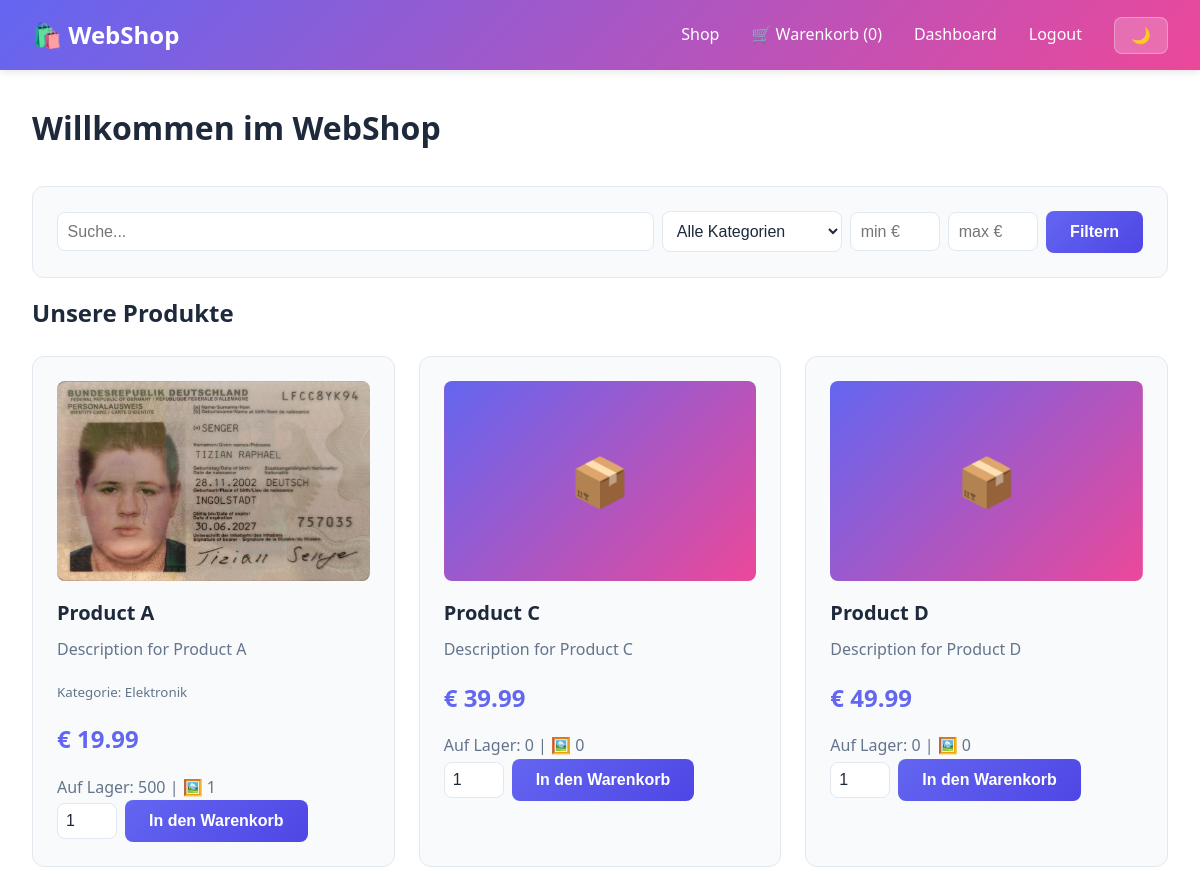
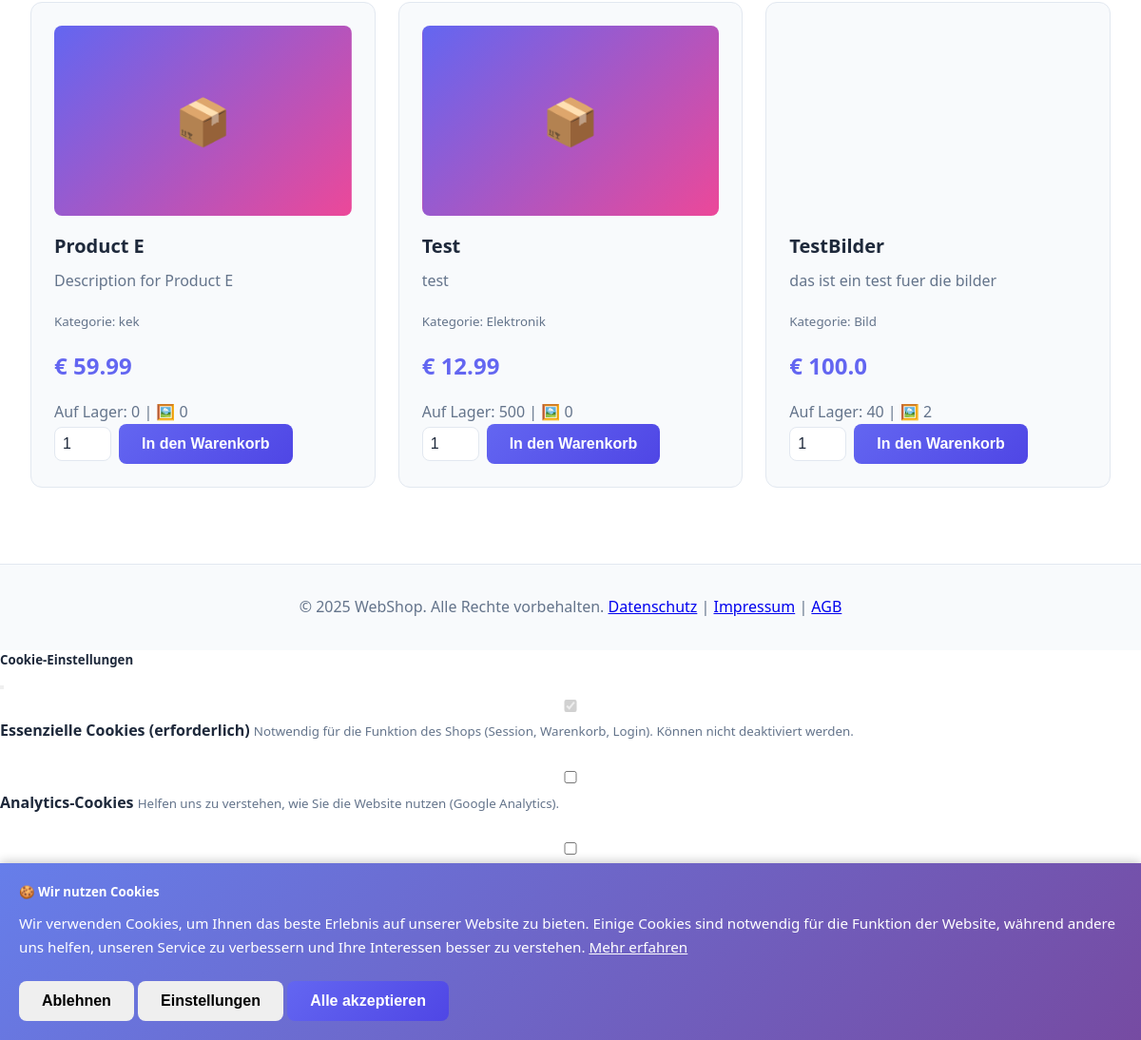
The page / (signed in) on the database its author committed (2 pictures, top to bottom).
### tables this page shows
CREATE TABLE products (
            id INTEGER PRIMARY KEY AUTOINCREMENT,
            name TEXT NOT NULL,
            category TEXT,
            price REAL NOT NULL,
            description TEXT,
            images TEXT,
            stock INTEGER DEFAULT 0,
            created_at TEXT DEFAULT CURRENT_TIMESTAMP
        );

### src/app.py (the view)
@app.route("/")
def index():
    q = request.args.get('q', '').strip().lower()
    category = request.args.get('category', '').strip().lower()
    min_price = request.args.get('min_price', '')
    max_price = request.args.get('max_price', '')
    products = backend.get_all_products()
    for p in products:
        p['price'] = p.get('price', '') or '0'
        p['stock'] = p.get('stock', '') or '0'
        images = p.get('images', [])
        p['main_image'] = images[0] if images and len(images) > 0 else ''
    categories = sorted({(p.get('category') or '').strip() for p in products if p.get('category')})
    def matches(p):
        if q and q not in (p.get('name','') or '').lower() and q not in (p.get('description','') or '').lower():
            return False
        if category and category != (p.get('category','') or '').lower():
            return False
        try:
            price = float(p.get('price', 0))
        except Exception:
            price = 0.0
        if min_price:
            try:
                if price < float(min_price): return False
            except:
                pass
        if max_price:
            try:
                if price > float(max_price): return False
            except:
                pass
        return True
    filtered = [p for p in products if matches(p)]
    cart = session.get("cart", [])
    cart_count = get_cart_item_count(cart)
    return render_template("index.html", products=filtered, cart_count=cart_count, categories=categories)

### src/app.py (called while the page is built)
def get_cart_item_count(cart):
    return sum(int(item.get('quantity', 1)) for item in cart)

@app.before_request
def before_request():
    if request.path in ['/login', '/register', '/logout', '/cart', '/orders']:
        pass  # Wird bereits in den Routes geloggt

### src/storage/hybrid_backend.py (called while the page is built)
    def _try_sqlite(self, method_name, *args, **kwargs):
        if not self.sqlite:
            return None
        try:
            method = getattr(self.sqlite, method_name)
            return method(*args, **kwargs)
        except Exception as e:
            self._log_fallback(method_name, e)
            return None

    def get_all_products(self):
        result = self._try_sqlite('get_all_products')
        if result:
            return result
        return self.csv.get_all_products()

### src/storage/sqlite_backend.py (called while the page is built)
    def get_all_products(self):
        cursor = self.connection.cursor()
        cursor.execute('SELECT * FROM products')
        products = []
        for row in cursor.fetchall():
            product = dict(row)
            if product.get('images'):
                try:
                    product['images'] = json.loads(product['images'])
                except:
                    product['images'] = []
            else:
                product['images'] = []
            products.append(product)
        return products

### src/templates/index.html (shortened to what this page needs)
{% extends "base.html" %}
{% block content %}
<div class="container">
    <h1 class="mb-4">Willkommen im WebShop</h1>
    <form method="GET" class="card" style="margin-bottom:1rem; display:flex; gap:0.5rem; align-items:center;">
        <input name="q" placeholder="Suche..." value="{{ request.args.get('q','') }}" style="flex:1; padding:0.6rem;">
        <select name="category" style="width:180px; padding:0.6rem;">
            <option value="">Alle Kategorien</option>
        </select>
        <input name="min_price" placeholder="min €" value="{{ request.args.get('min_price','') }}"
            style="width:90px; padding:0.6rem;">
        <input name="max_price" placeholder="max €" value="{{ request.args.get('max_price','') }}"
            style="width:90px; padding:0.6rem;">
        <button class="btn btn-primary" type="submit">Filtern</button>
    </form>
    <h2 class="mb-3">Unsere Produkte</h2>
    <div class="grid grid-2">
        {% for product in products %}
        <div class="card product-card">
            <a href="/product/{{ product.id }}" style="text-decoration: none; color: inherit;">
                <div class="product-image"
                    style="background-size:cover; background-position:center;{% if product.main_image %}background-image:url('{{ url_for('static', filename='uploads/' ~ product.main_image) }}');{% endif %}">
                    {% if not product.main_image %}📦{% endif %}
                </div>
                <h3 class="product-name">{{ product.name }}</h3>
                <p class="product-description">{{ product.description or 'Keine Beschreibung verfügbar' }}</p>
                {% if product.category %}
                <p class="text-muted mb-2"><small>Kategorie: {{ product.category }}</small></p>
                {% endif %}
                <p class="product-price">€ {{ product.price }}</p>
                <p class="text-muted">Auf Lager: {{ product.stock or '0' }} | 🖼️ {{ (product.images|length if
                    product.images else 0) }}</p>
            </a>
            <div style="display:flex; gap:0.5rem; align-items:center;">
                <input type="number" id="qty-{{ product.id }}" value="1" min="1" style="width:60px; padding:0.5rem;">
                <button class="btn btn-primary" onclick="addToCart('{{ product.id }}', this)">In den
                    Warenkorb</button>
            </div>
        </div>
        {% else %}
        <div class="text-center">
            <p class="text-muted">Noch keine Produkte verfügbar.</p>
        </div>
        {% endfor %}
    </div>
</div>
{% endblock %}

### src/static/style.css (style rules this page uses)
* { margin: 0; padding: 0; box-sizing: border-box; }
:root { --primary: #6366f1; --primary-dark: #4f46e5; --secondary: #ec4899; --bg-light: #ffffff; --bg-secondary: #f8fafc; --text-dark: #1e293b; --text-light: #64748b; --border: #e2e8f0; --success: #10b981; --danger: #ef4444; --warning: #f59e0b; }
body { font-family: 'Segoe UI', Tahoma, Geneva, Verdana, sans-serif; background-color: var(--bg-light); color: var(--text-dark); line-height: 1.6; transition: background-color 0.3s, color 0.3s; }
.container { max-width: 1200px; margin: 0 auto; padding: 2rem; }
.card { background: var(--bg-secondary); border-radius: 0.75rem; border: 1px solid var(--border); padding: 1.5rem; transition: transform 0.3s, box-shadow 0.3s; }
.product-card { display: flex; flex-direction: column; }
.product-image { width: 100%; height: 200px; background: linear-gradient(135deg, var(--primary) 0%, var(--secondary) 100%); border-radius: 0.5rem; margin-bottom: 1rem; display: flex; align-items: center; justify-content: center; color: white; font-size: 3rem; }
.product-name { font-size: 1.25rem; font-weight: 600; margin-bottom: 0.5rem; }
.product-price { font-size: 1.5rem; color: var(--primary); font-weight: 700; margin-bottom: 1rem; }
.product-description { color: var(--text-light); margin-bottom: 1rem; flex-grow: 1; }
.grid { display: grid; gap: 1.5rem; }
.grid-2 { grid-template-columns: repeat(auto-fill, minmax(280px, 1fr)); }
input, select, textarea { width: 100%; padding: 0.75rem; border: 1px solid var(--border); border-radius: 0.5rem; background: var(--bg-light); color: var(--text-dark); font-size: 1rem; transition: border-color 0.3s; }
.btn { padding: 0.75rem 1.5rem; border: none; border-radius: 0.5rem; font-size: 1rem; cursor: pointer; transition: all 0.3s; font-weight: 600; text-decoration: none; display: inline-block; }
.btn-primary { background: linear-gradient(135deg, var(--primary) 0%, var(--primary-dark) 100%); color: white; }
.mb-2 { margin-bottom: 1rem; }
.mb-3 { margin-bottom: 1.5rem; }
.mb-4 { margin-bottom: 2rem; }
.text-muted { color: var(--text-light); }

### rows shown on the page
products: shows a picture, name "Product A", description "Description for Product A", category "Elektronik", price "19.99", stock "500", images "1", id "1"
products: name "Product C", description "Description for Product C", price "39.99", stock "0", images "0"
products: name "Product D", description "Description for Product D", price "49.99", stock "0", images "0"
products: name "Product E", description "Description for Product E", category "kek", price "59.99", stock "0", images "0"
products: name "Test", description "test", category "Elektronik", price "12.99", stock "500", images "0"
products: name "TestBilder", description "das ist ein test fuer die bilder", category "Bild", price "100.0", stock "40", images "2"

### other values the page prints
{{ cart_count or 0 }} "0"
